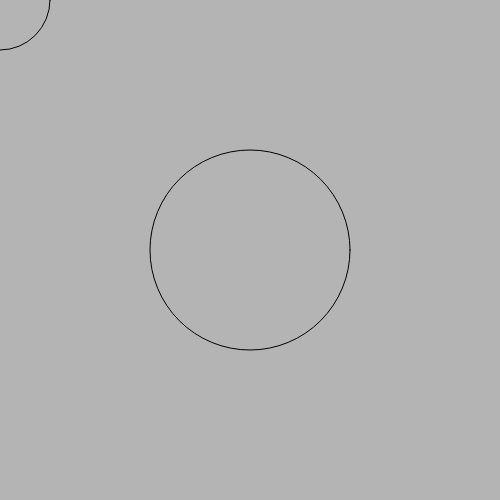
Frame 1 (no input)
Frame 60 (no input): identical to frame 1, image omitted
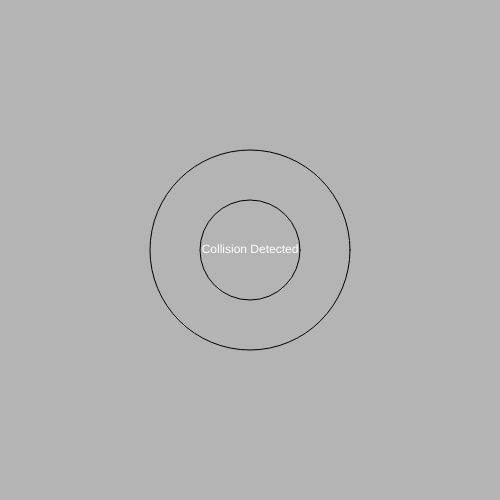
Frame 120 (the mouse pressed at the canvas centre since frame 60)

The p5.js sketch that drew these frames (run headless with seeded random() and noise() and a simulated clock; from frame 60 on, the mouse is pressed at the canvas centre):

// p5.js sketch
// ── sketch.js
var c0 = {x: 250, y: 250, r: 100}
var c1 = {x: 0, y: 0, r: 50}

function setup() {
    createCanvas(500, 500);
    textAlign(CENTER, CENTER);
}

function draw() {
    background(180);
    
    // Update circle 1
    c1.x = mouseX;
    c1.y = mouseY;
    
    // Display circles
    noFill();
    ellipse(c0.x, c0.y, c0.r * 2, c0.r * 2);
    ellipse(c1.x, c1.y, c1.r * 2, c1.r * 2);

    // Display detection status
    fill(255);
    if (detectCircleIntersection(c0.x, c0.y, c0.r, c1.x, c1.y, c1.r)) {
        text("Collision Detected", width / 2, height / 2);
    }
}

// Detect interesection / collision
function detectCircleIntersection(x0, y0, r0, x1, y1, r1) {
    return dist(x0, y0, x1, y1) < r0 + r1;
}
